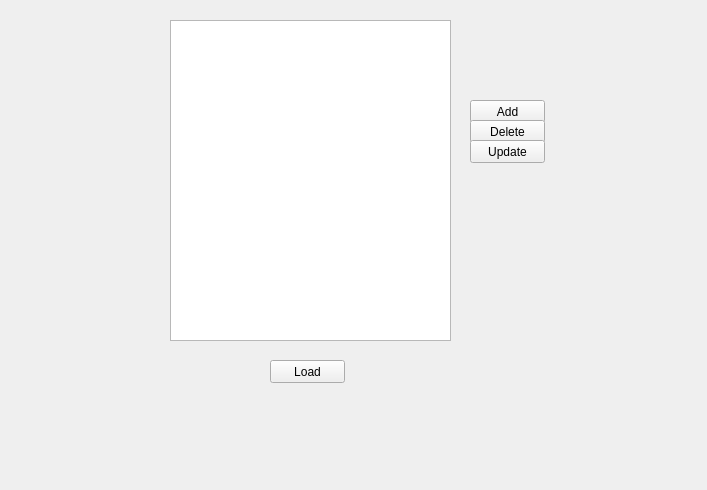
<?xml version="1.0" encoding="UTF-8"?>
<ui version="4.0">
 <class>ManageItem</class>
 <widget class="QWidget" name="ManageItem">
  <property name="geometry">
   <rect>
    <x>0</x>
    <y>0</y>
    <width>707</width>
    <height>490</height>
   </rect>
  </property>
  <property name="windowTitle">
   <string>Form</string>
  </property>
  <widget class="QTableView" name="tableView">
   <property name="geometry">
    <rect>
     <x>170</x>
     <y>20</y>
     <width>281</width>
     <height>321</height>
    </rect>
   </property>
  </widget>
  <widget class="QPushButton" name="pushButton">
   <property name="geometry">
    <rect>
     <x>470</x>
     <y>100</y>
     <width>75</width>
     <height>23</height>
    </rect>
   </property>
   <property name="text">
    <string>Add</string>
   </property>
  </widget>
  <widget class="QPushButton" name="pushButton_2">
   <property name="geometry">
    <rect>
     <x>470</x>
     <y>120</y>
     <width>75</width>
     <height>23</height>
    </rect>
   </property>
   <property name="text">
    <string>Delete</string>
   </property>
  </widget>
  <widget class="QPushButton" name="pushButton_3">
   <property name="geometry">
    <rect>
     <x>470</x>
     <y>140</y>
     <width>75</width>
     <height>23</height>
    </rect>
   </property>
   <property name="text">
    <string>Update</string>
   </property>
  </widget>
  <widget class="QPushButton" name="pushButton_4">
   <property name="geometry">
    <rect>
     <x>270</x>
     <y>360</y>
     <width>75</width>
     <height>23</height>
    </rect>
   </property>
   <property name="text">
    <string>Load</string>
   </property>
  </widget>
 </widget>
 <resources/>
 <connections/>
</ui>
